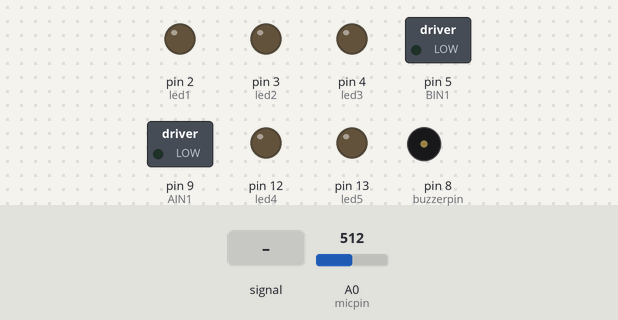
A sketch run on a simulated Arduino Uno, built with avr-gcc and run on an emulated ATmega328P. On the bench: switched loads named in the sketch (green lamp = pin HIGH), output pins drawn as LEDs (lit = HIGH), buzzer (waves = sounding, pin HIGH). The test bench sets the inputs (shaded band); at power-on: A0 (micpin) = 512. What the sketch prints to the serial monitor is not drawn.

Above: at 1.2 s.
1.3 s: A0 (micpin) fed a 200 Hz sine of ±81 counts around its level
4.3 s: A0 (micpin) fed a 1000 Hz sine of ±255 counts around its level
At 4.55 s:
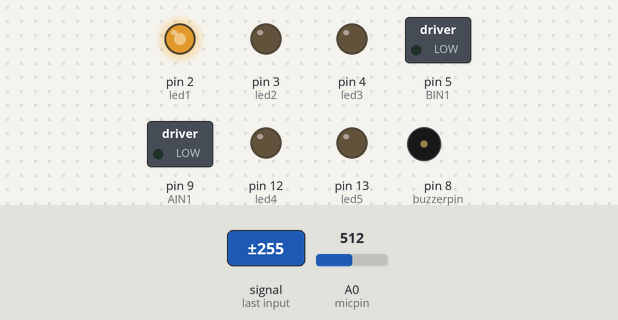
7.3 s: A0 (micpin) set to 900
At 7.7 s:
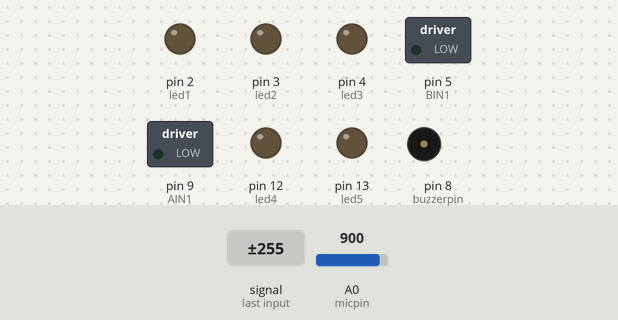
8.8 s: A0 (micpin) set to 645
At 10.0 s:
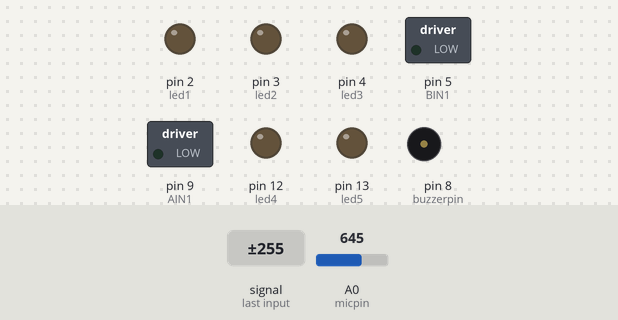
10.3 s: A0 (micpin) set to 619
11.8 s: A0 (micpin) fed a 50 Hz sine of ±306 counts around its level
At 12.55 s:
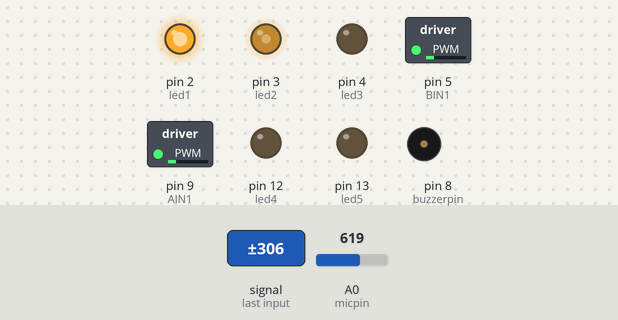
Timing chart, 0 to 15.8 s (numbered marks = the images above; inputs shaded):
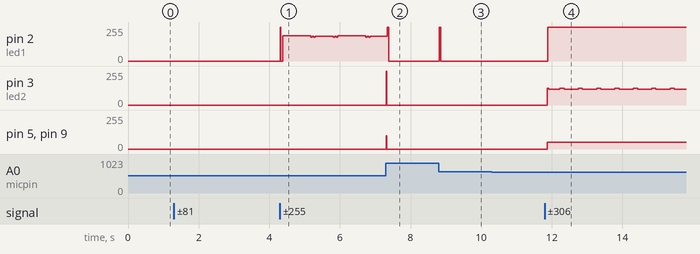

The sketch:

sound_stimulated_car_code.ino
```cpp
const int micpin = A0;
const int led1 = 2;
const int led2 = 3;
const int led3 = 4;
const int BIN1 = 5;
const int BIN2 = 6;
const int buzzerpin = 8;
const int AIN1 = 9;
const int AIN2 = 10;
const int led4 = 12;
const int led5 = 13;
const int num_LEDs = 5;

int mic;

int baseline = 512;
int amplitude;

const int max_amplitude = 400; // FIX: larger, realistic range
const int delta = 80;     //max_amplitude / (num_LEDs + 1);

const int thresh1 = delta; //red LED
const int thresh2 = thresh1 + 150; //yellow LED
const int thresh3 = thresh2 + 150; //green LED
const int thresh4 = thresh3 + 20;  //blue LED
const int thresh5 = thresh4 + 20;  //violet LED
const int thresh6 = thresh5 + 5;   //buzzer

void stopMotors() {
  digitalWrite(AIN1, LOW);
  digitalWrite(AIN2, LOW);
  digitalWrite(BIN1, LOW);
  digitalWrite(BIN2, LOW);
}

void driveForward(int speedVal) {
  analogWrite(AIN1, speedVal);
  digitalWrite(AIN2, LOW);
  analogWrite(BIN1, speedVal);
  digitalWrite(BIN2, LOW);
}

void driveBackward(int speedVal) {
  analogWrite(AIN1, LOW);
  digitalWrite(AIN2, speedVal);
  analogWrite(BIN1, LOW);
  digitalWrite(BIN2, speedVal);
}

void setup() {
  pinMode(led1, OUTPUT);
  pinMode(led2, OUTPUT);
  pinMode(led3, OUTPUT);
  pinMode(led4, OUTPUT);
  pinMode(led5, OUTPUT);
  pinMode(buzzerpin, OUTPUT);
  Serial.begin(9600);
}

void loop() {
  mic = analogRead(micpin);

  // FIX: dynamically track baseline
  baseline = (baseline * 9 + mic) / 10;

  amplitude = abs(mic - baseline);
  Serial.println(amplitude);

  if (amplitude > thresh6) {
    digitalWrite(led1, HIGH);
    digitalWrite(led2, HIGH);
    digitalWrite(led3, HIGH);
    digitalWrite(led4, HIGH);
    digitalWrite(led5, HIGH);
    driveForward(220);
    digitalWrite(buzzerpin, HIGH);
  }

  else if (amplitude > thresh5) {
    digitalWrite(led1, HIGH);
    digitalWrite(led2, HIGH);
    digitalWrite(led3, HIGH);
    digitalWrite(led4, HIGH);
    digitalWrite(led5, HIGH);
    driveForward(180);
    digitalWrite(buzzerpin, LOW);
  }

  else if (amplitude > thresh4) {
    digitalWrite(led1, HIGH);
    digitalWrite(led2, HIGH);
    digitalWrite(led3, HIGH);
    digitalWrite(led4, HIGH);
    digitalWrite(led5, LOW);
    driveForward(150);
    digitalWrite(buzzerpin, LOW);
  }

  else if (amplitude > thresh3) {
    digitalWrite(led1, HIGH);
    digitalWrite(led2, HIGH);
    digitalWrite(led3, HIGH);
    digitalWrite(led4, LOW);
    digitalWrite(led5, LOW);
    driveForward(120);
    digitalWrite(buzzerpin, LOW);
  }

  else if (amplitude > thresh2) {
    digitalWrite(led1, HIGH);
    digitalWrite(led2, HIGH);
    digitalWrite(led3, LOW);
    digitalWrite(led4, LOW);
    digitalWrite(led5, LOW);
    driveForward(100);
    digitalWrite(buzzerpin, LOW);
  }

  else if (amplitude > thresh1) {
    digitalWrite(led1, HIGH);
    digitalWrite(led2, LOW);
    digitalWrite(led3, LOW);
    digitalWrite(led4, LOW);
    digitalWrite(led5, LOW);
    stopMotors();
    digitalWrite(buzzerpin, LOW);
  }
  else {
    digitalWrite(led1, LOW);
    digitalWrite(led2, LOW);
    digitalWrite(led3, LOW);
    digitalWrite(led4, LOW);
    digitalWrite(led5, LOW);
    stopMotors();
    digitalWrite(buzzerpin, LOW);
  }
}
```

Measured:
- after the input at 7.3 s, pin 3 (led2): 0/255 → 255/255 after 0.01 s instead of 1.5 s; pin 5 (BIN1), pin 9 (AIN1): 0/255 → 100/255 after 0.01 s instead of 1.5 s
- after the input at 8.8 s, pin 2 (led1): 0/255 → 255/255 at once, → 0/255 0.05 s later
- after the input at 11.8 s, pin 2 (led1): 0/255 → 255/255 after 0.08 s; pin 3 (led2): 0/255 → 126/255 after 0.07 s, then moves between 119/255 and 126/255, repeating every 1.6 s; pin 5 (BIN1), pin 9 (AIN1): 0/255 → 49/255 after 0.07 s
